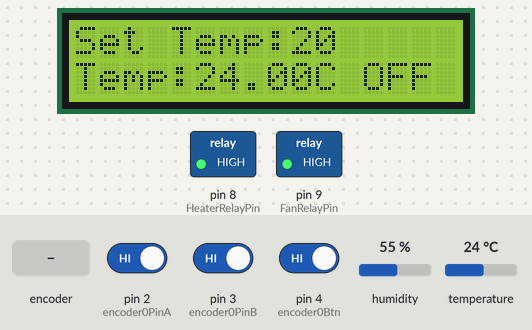
This sketch was run on a simulated Arduino Uno, built with avr-gcc and run on an emulated ATmega328P. Shown: 16×2 character LCD, switched loads named in the sketch (green lamp = pin HIGH). Dashed ring = blinking. The inputs (shaded band) are chosen by the test bench; at power-on: pin 4 (encoder0Btn) HIGH, temperature 24 °C, pin 2 (encoder0PinA) HIGH, pin 3 (encoder0PinB) HIGH, humidity 55 %. What the sketch prints to the serial monitor is not drawn.

Above: at 2.3 s.
2.4 s: pin 4 (encoder0Btn) driven LOW
At 2.65 s:
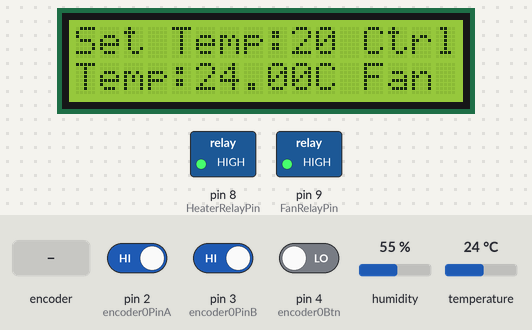
4.3 s: temperature set to 21 °C
At 6.64 s:
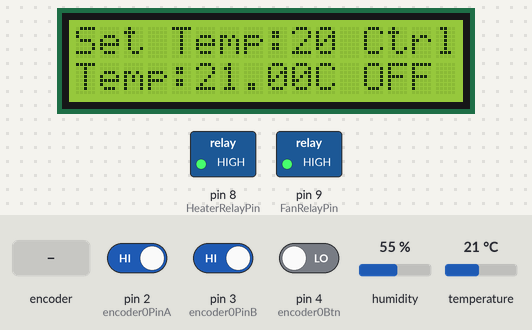
8.8 s: rotary encoder on pin 2 (encoder0PinA) / pin 3 (encoder0PinB) turned 3 steps (first pin leading)
At 9.55 s:
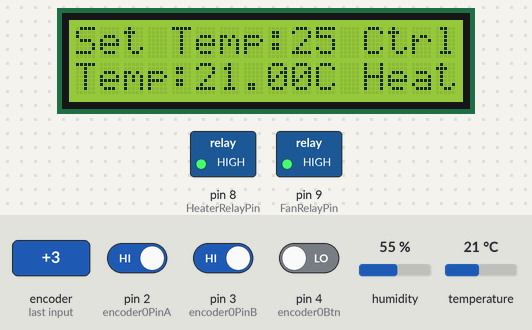
11.2 s: temperature set to 12 °C
At 12.89 s:
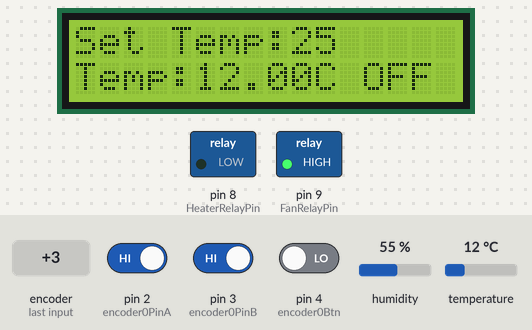
14.3 s: temperature set to 1 °C
At 15.15 s:
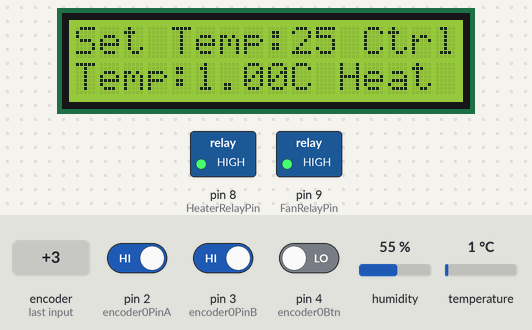
20.2 s: rotary encoder on pin 2 (encoder0PinA) / pin 3 (encoder0PinB) turned 1 step (first pin leading)
At 21.22 s:
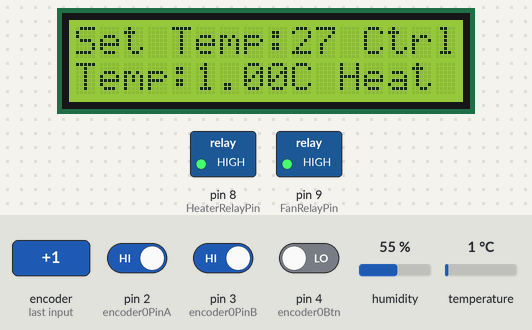
Timing chart, 0 to 22.9 s (numbered marks = the images above; inputs shaded):
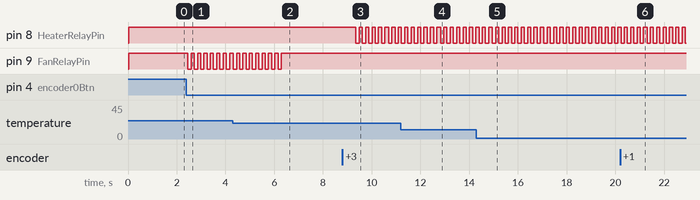

Measured:
- the behaviour switches between 23 and 22 °C on temperature (found by bisection; images 1 and 2)
- after the input at 2.4 s, pin 9 (FanRelayPin): alternates HIGH for 0.13 s and LOW for 0.13 s, starting after 0.06 s; the display: changes after 0.19 s (image 1)
- after the input at 4.3 s, pin 9 (FanRelayPin): goes on until 6.3 s, then stays HIGH; the display: first differs from a run without the input after 2.1 s (image 2 shows a later state)
- after the input at 8.8 s, pin 8 (HeaterRelayPin): alternates HIGH for 0.13 s and LOW for 0.13 s, starting after 0.55 s
- after the input at 11.2 s, the display: first differs from a run without the input after 1.6 s (image 4)
- after the input at 14.3 s, the display: first differs from a run without the input after 0.66 s (image 5 shows a later state)
- after the input at 20.2 s, the display: first differs from a run without the input after 0.17 s (image 6 shows a later state)

The sketch:

room-temperature-control.ino
```cpp
#include "DHT.h"
#define DHTPIN 12
#define DHTTYPE DHT11
#include <LiquidCrystal_I2C.h>

// clk pin
#define encoder0PinA 2
// dt pin
#define encoder0PinB 3
// btn pin
#define encoder0Btn 4

DHT dht(DHTPIN, DHTTYPE);
LiquidCrystal_I2C lcd(0x27,16,2);

int control_state=0;
int HeaterRelayPin = 8;
int FanRelayPin = 9;
int min_set_temp=15;
int max_set_temp=50;
int set_temperature = 20;
float current_temperature = dht.readTemperature();
bool control_temperature = false;


bool increase_temperature=false;
bool decrease_temperature=false;

void doEncoder()
{
  if (digitalRead(encoder0PinA) == digitalRead(encoder0PinB))
  {
    if(set_temperature >min_set_temp){
      decrease_temperature=true;

    }
  }
  else
  {

      if(set_temperature <max_set_temp){
        increase_temperature=true;

    }
  }

}

void setup()
{

pinMode(HeaterRelayPin, OUTPUT);
pinMode(FanRelayPin, OUTPUT);

digitalWrite(HeaterRelayPin, HIGH);
digitalWrite(FanRelayPin, HIGH);

pinMode(encoder0PinA, INPUT_PULLUP);
pinMode(encoder0PinB, INPUT_PULLUP);
pinMode(encoder0Btn, INPUT_PULLUP);
attachInterrupt(digitalPinToInterrupt(encoder0PinA), doEncoder, CHANGE);

  // Setup Serial Monitor
  Serial.begin(9600);


  lcd.init();
  // Print a message to the LCD.
  lcd.backlight();


  lcd.setCursor(0,0);
  lcd.print("I&M Project");
  lcd.setCursor(0,1);
  lcd.print("Ctrl by button clk");


  Serial.println(F("DHTxx test!"));

  dht.begin();

  delay(1000);
}

void refresh_lcd(){

lcd.clear();
  lcd.setCursor(0,0);
  lcd.print("Set Temp:");
  lcd.print(set_temperature);
   if (control_temperature){
  lcd.print(" Ctrl");
   }

  lcd.setCursor(0,1);
  lcd.print("Temp:");
  lcd.print(current_temperature);
  lcd.print(F("C"));

  if (control_state == 1){
    lcd.print(F(" Heat"));
  }else if(control_state == 2){
  lcd.print(F(" Fan"));
  }else{
    lcd.print(F(" OFF"));
  }


}


void loop()
{


    current_temperature = dht.readTemperature();


refresh_lcd();

  // Put in a slight delay to help debounce the reading

      int encoder_btn = digitalRead(encoder0Btn);

    if(not encoder_btn){
      if (control_temperature){
        control_temperature=false;
      }else{
      control_temperature=true;
      }
    }

if (control_temperature){


if(set_temperature-current_temperature > 2){
  // turn on heater
        digitalWrite(HeaterRelayPin, LOW);
digitalWrite(FanRelayPin, HIGH);
control_state=1;

}else if(current_temperature-set_temperature > 2){
  // turn on fan
        digitalWrite(HeaterRelayPin, HIGH);
digitalWrite(FanRelayPin, LOW);
control_state=2;
}else{
      digitalWrite(HeaterRelayPin, HIGH);
digitalWrite(FanRelayPin, HIGH);
control_state=0;
}


  }else{
    digitalWrite(HeaterRelayPin, HIGH);
digitalWrite(FanRelayPin, HIGH);
control_state=0;
  }

if(increase_temperature){
   increase_temperature=false;
           set_temperature++;
}


        if(decrease_temperature){
             decrease_temperature=false;
 set_temperature--;

        }


  delay(100);

}
```
